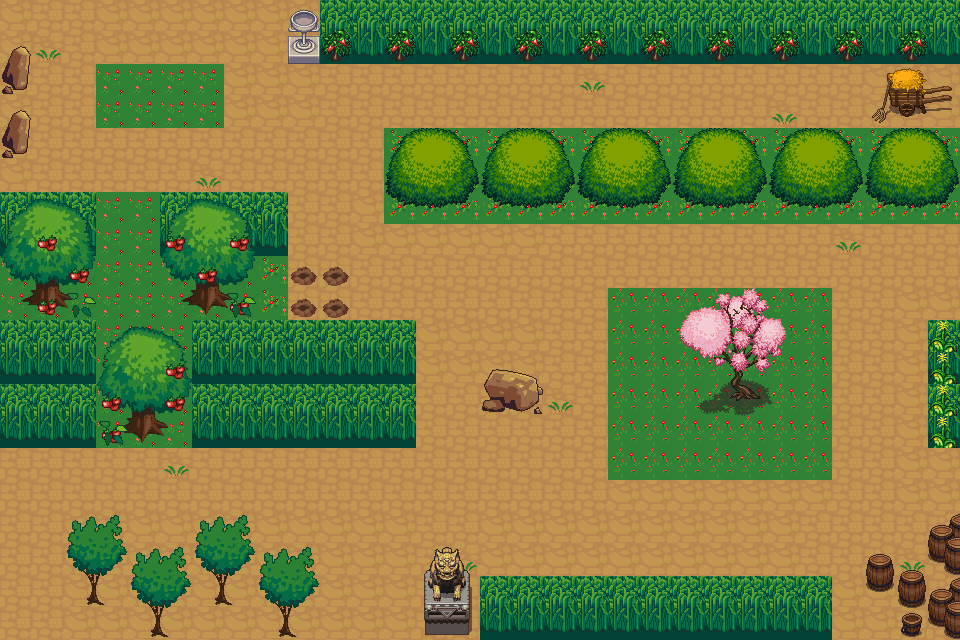

A 2D game scene composited from a Tiled map and its tileset images. What follows is a short description and the map's XML, with each tile layer's data collapsed to a summary:
An orthogonal 30x20 tile map with 32x32 px tiles, 8 tile layers (Green Patch, Grass, Path, corn/rocks, ...), 1 hidden layer not drawn, 4 tilesets and 35 objects (10x Plants, 10x Shrubs, 4x Barrels, 3x Rocks, 2x Landmarks, ...).

<map version="1.10" tiledversion="1.11.2" orientation="orthogonal" renderorder="right-down" width="30" height="20" tilewidth="32" tileheight="32" infinite="0" nextlayerid="11" nextobjectid="48">
 <tileset firstgid="1" name="build_atlas" tilewidth="32" tileheight="32" tilecount="1024" columns="32">
  <image source="build_atlas.png" width="1024" height="1024" />
 </tileset>
 <tileset firstgid="1025" name="terrain_atlas" tilewidth="32" tileheight="32" tilecount="1024" columns="32">
  <image source="terrain_atlas.png" width="1024" height="1024" />
 </tileset>
 <tileset firstgid="2049" name="base_out_atlas" tilewidth="32" tileheight="32" tilecount="1024" columns="32">
  <image source="base_out_atlas.png" width="1024" height="1024" />
  <tile id="565">
   <animation>
    <frame tileid="565" duration="290" />
    <frame tileid="597" duration="790" />
   </animation>
  </tile>
 </tileset>
 <tileset firstgid="3073" name="obj_misk_atlas" tilewidth="32" tileheight="32" tilecount="1024" columns="32">
  <image source="obj_misk_atlas.png" width="1024" height="1024" />
 </tileset>
 <layer id="1" name="Green Patch" width="30" height="20" locked="1">
  <data>[600 cells, 600 non-empty, 2 distinct tile ids]</data>
 </layer>
 <layer id="2" name="Grass" width="30" height="20" locked="1">
  <data>[600 cells, 499 non-empty, 5 distinct tile ids]</data>
 </layer>
 <layer id="3" name="Path" width="30" height="20" locked="1">
  <data>[600 cells, 342 non-empty, 3 distinct tile ids]</data>
 </layer>
 <layer id="4" name="corn/rocks" width="30" height="20" locked="1">
  <properties>
   <property name="collidable" type="bool" value="true" />
  </properties>
  <data>[600 cells, 32 non-empty, 9 distinct tile ids]</data>
 </layer>
 <layer id="9" name="treasures" width="30" height="20" visible="0" locked="1">
  <data>[600 cells, 4 non-empty, 1 distinct tile ids]</data>
 </layer>
 <layer id="5" name="Objects/landmarks" width="30" height="20" locked="1">
  <properties>
   <property name="collidable" type="bool" value="true" />
  </properties>
  <data>[600 cells, 43 non-empty, 39 distinct tile ids]</data>
 </layer>
 <layer id="6" name="Trees" width="30" height="20" locked="1">
  <properties>
   <property name="collidable" type="bool" value="true" />
  </properties>
  <data>[600 cells, 114 non-empty, 27 distinct tile ids]</data>
 </layer>
 <layer id="7" name="Fruits" width="30" height="20" locked="1">
  <properties>
   <property name="collidable" type="bool" value="true" />
  </properties>
  <data>[600 cells, 11 non-empty, 1 distinct tile ids]</data>
 </layer>
 <layer id="8" name="Leaves" width="30" height="20" locked="1">
  <data>[600 cells, 3 non-empty, 1 distinct tile ids]</data>
 </layer>
 <objectgroup id="10" name="Collision" offsetx="0" offsety="-0.136364">
  <!-- 35 objects omitted --></objectgroup>
</map>
<!-- 35 of 35 objects omitted -->
